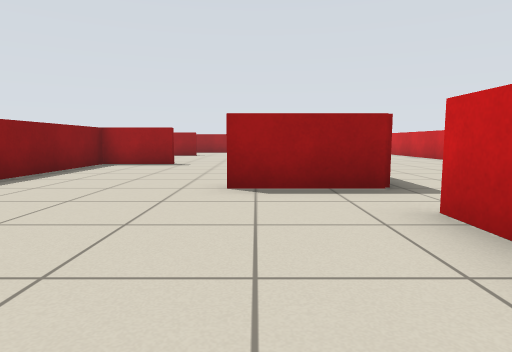
View 1 (above)

24 first-person views from a walk through a world built for the Player/Stage simulator. The camera is 0.64 m above the floor, tilts 6° down and sees 75° across. The lines on the ground mark 1 m squares. The floor is counted in squares, 1 m on a side. Each view is taken from the middle of a square. On the plan, view 1 faces up. The plan holds only what a view shows up to about 10 squares ahead; the rest is blank. Robots are left out.

View 2
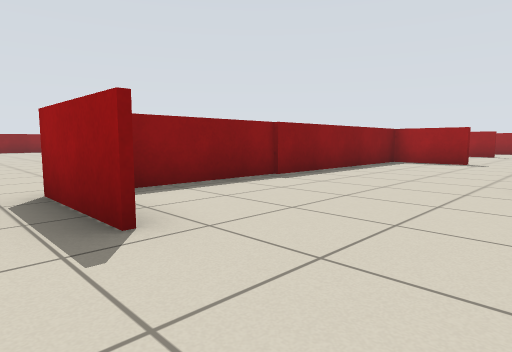

View 3
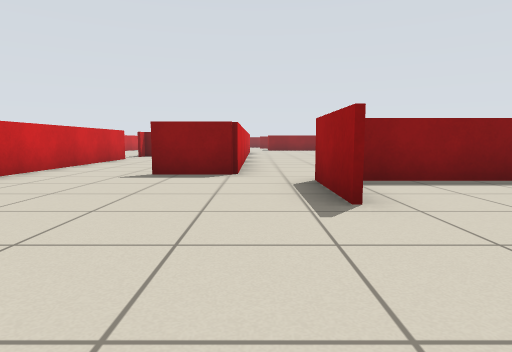

View 4
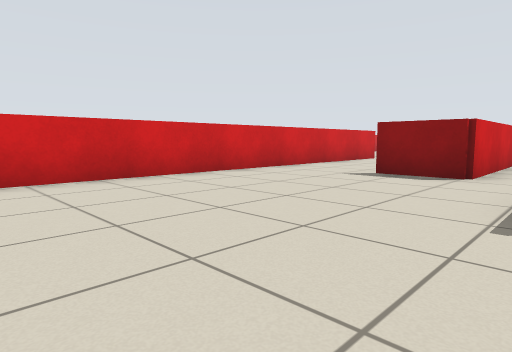

View 5
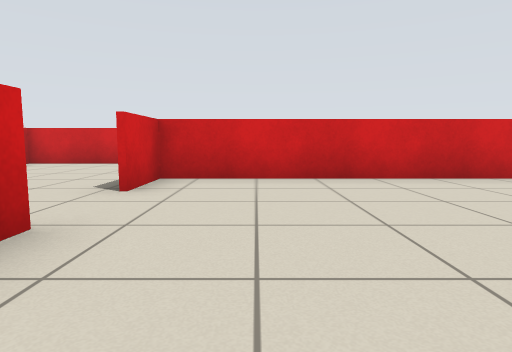

View 6
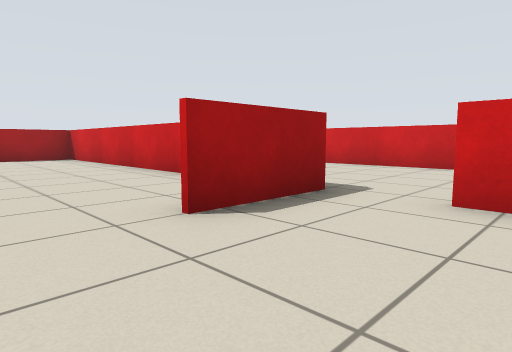

View 7
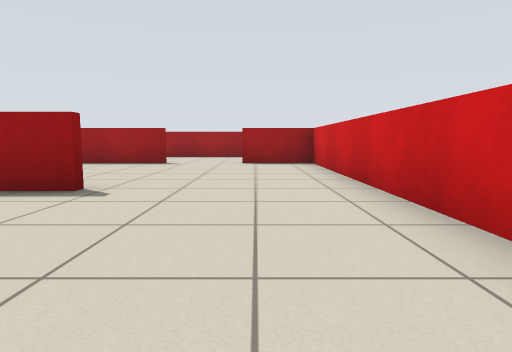

View 8
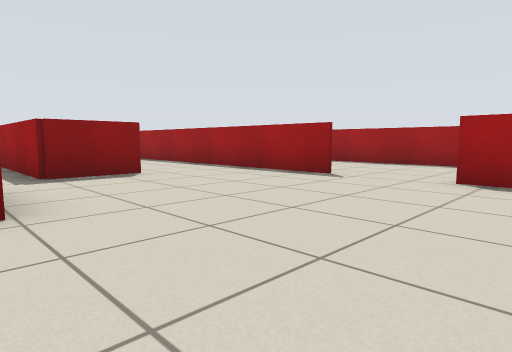

View 9
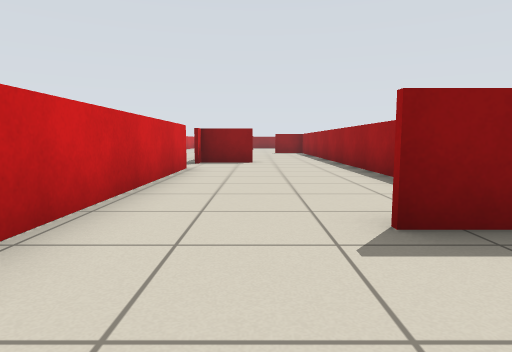

View 10
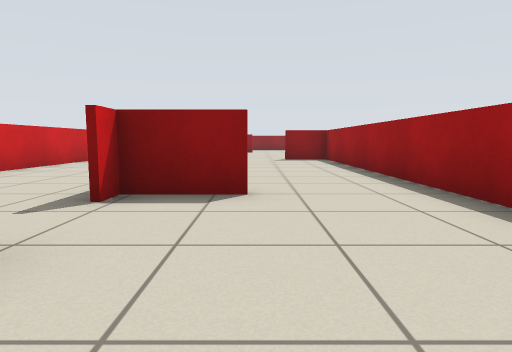

View 11
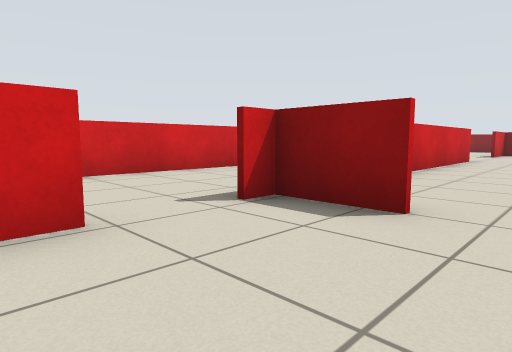

View 12
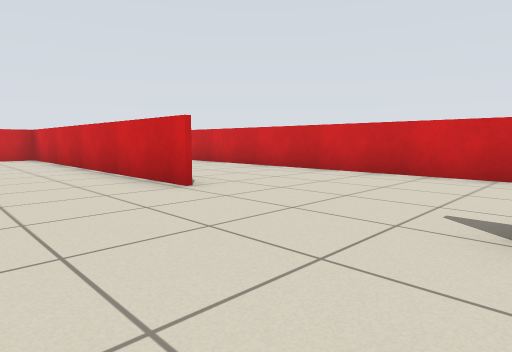

View 13
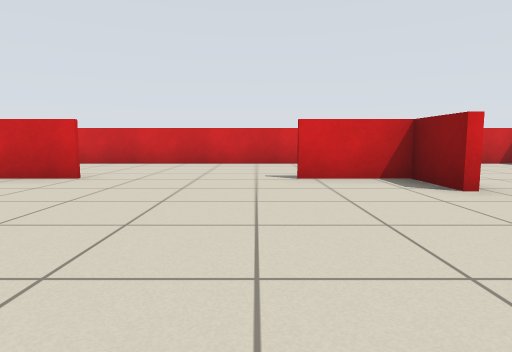

View 14
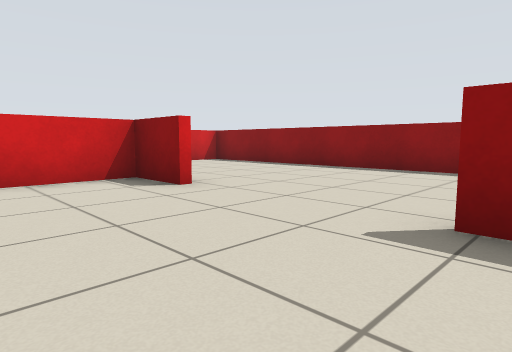

View 15
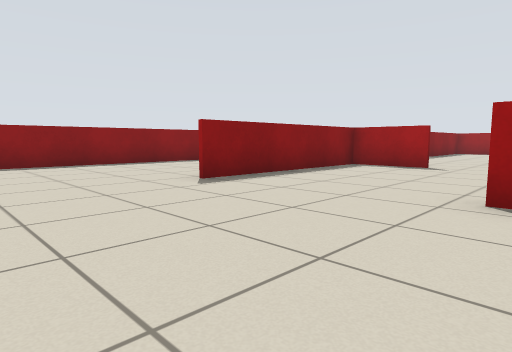

View 16
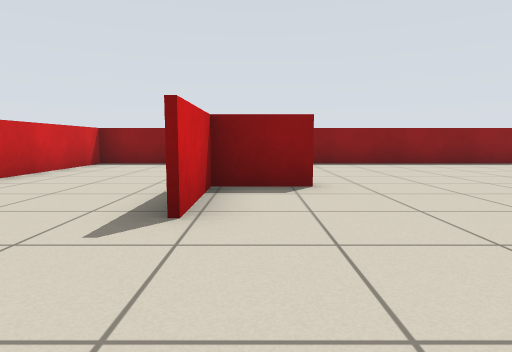

View 17
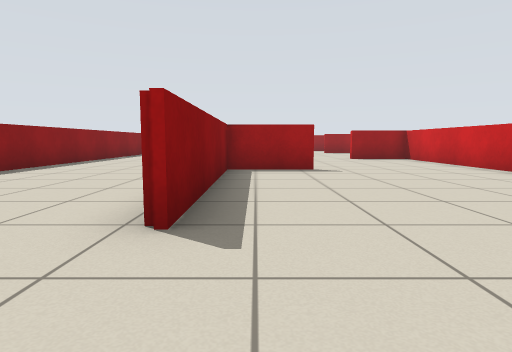

View 18
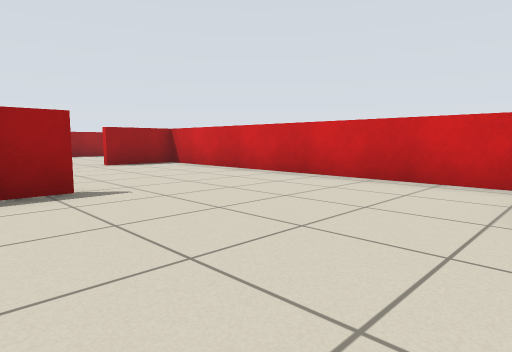

View 19
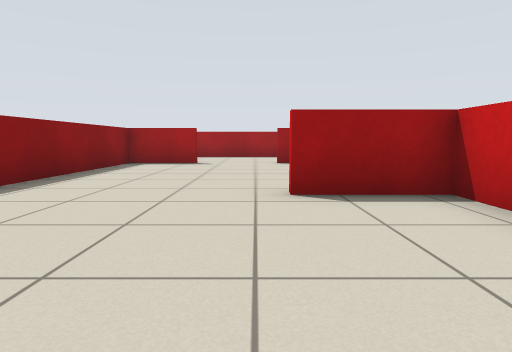

View 20
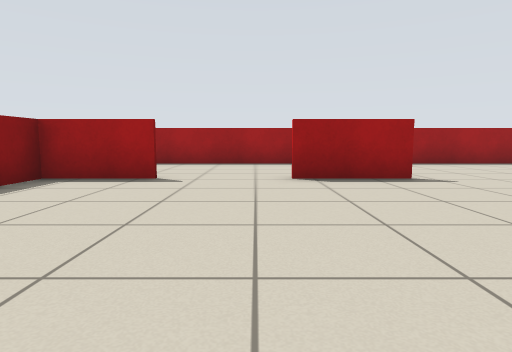

View 21
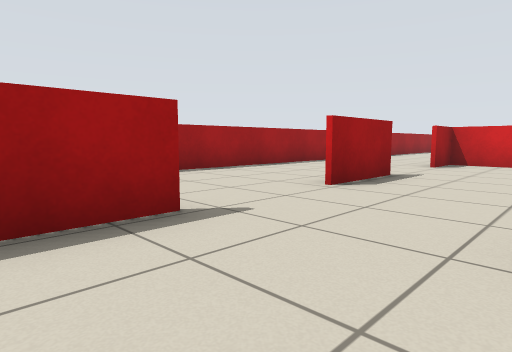

View 22
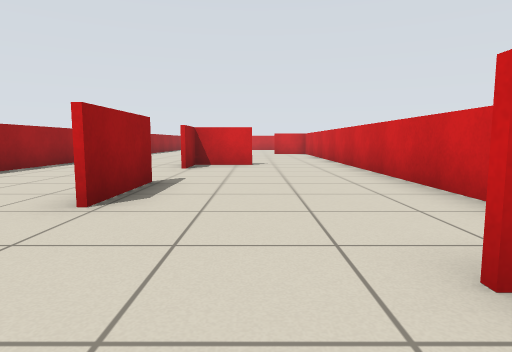

View 23
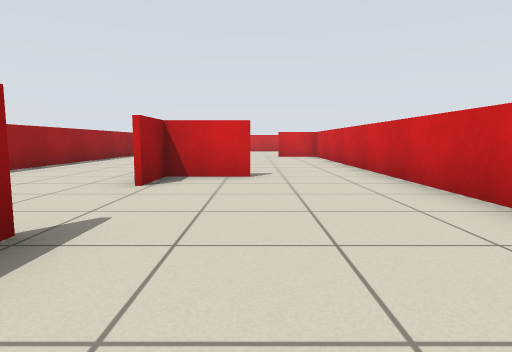

View 24
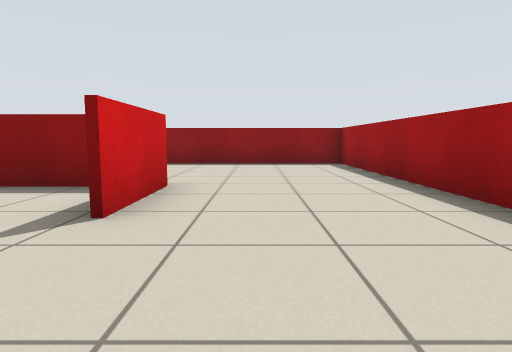

### Floor plan
Points are (right, up) in squares from view 1. A wall is a line through its corners. A room is listed if a view was taken in it or the views show most of it. See-through windows are left out.
Room 1 (views 1, 2, 3, 4, 5, 6, 7, 8, 9, 10, 11)
walls: (-2.2, 0) (-4.5, 0); (1.6, 2) (1.6, 3); (-5.4, -1.3) (-5.4, -3); (1.9, 4.4) (-0.5, 4.4); (1.6, 7) (1.6, 14.6) (-0.5, 14.6); (-2.2, 9.2) (-4.3, 9.2) (-4.3, 0.6); (-8.9, -1.6) (-13.6, -1.6); (-5.4, 12.1) (-5.4, 10.4); (-2.5, 14.6) (-4.4, 14.6); (-10.9, -5.6) (1.6, -5.6) (1.6, -4.1); (-13, -4) (-13, -5.6) (-12.4, -5.6)
ways out: opening at (-14, -3.5) to room 2; opening at (-11.5, -6) to room 2; opening at (-5, 13.5) to room 2; opening at (-1.5, 15) to room 2; opening at (2, -3.5) to room 2; gap at (2, 3) to room 2
Room 2 (views 12, 13, 14, 15, 16, 17, 18, 19, 20, 21, 22, 23, 24)
walls: (-13, 13) (-13, 14.6) (-14.4, 14.6); (-18.6, 10.6) (-9, 10.6); (-16.8, 14.6) (-18.9, 14.6); (-21.2, 14.6) (-23.4, 14.6); (-8.9, 18.4) (-19.6, 18.4); (-22.9, 18.4) (-32.4, 18.4) (-32.4, 13.4); (-25.6, 14.6) (-27.6, 14.6) (-27.6, 9.6); (-4.4, 14.6) (-7.6, 14.6); (-21.7, 0.6) (-21.7, 8.9) (-23.6, 8.9); (-25.6, 4.4) (-27.6, 4.4) (-27.6, -0.8); (-13.6, -1.6) (-19, -1.6); (-27.8, 14.7) (-25.6, 14.7); (-1.2, 18.4) (-3.9, 18.4); (-32.4, 7.1) (-32.4, 4); (-22, -5.6) (-14.4, -5.6); (-32.4, 2.2) (-32.4, -9.4) (-28.6, -9.4); (-27.6, -4.1) (-27.6, -5.6) (-25.6, -5.6); (6.4, 4.1) (6.4, 7.5); (-26.2, -9.4) (-12, -9.4); (3.9, -9.4) (6.5, -9.4)
ways out: opening at (-14, -3.5) to room 1; opening at (-11.5, -6) to room 1; opening at (-5, 13.5) to room 1; opening at (-1.5, 15) to room 1; opening at (2, -3.5) to room 1; gap at (2, 3) to room 1

Positions as (right, up) in squares from view 1, and headings:
1: (0, 0), facing up
2: (0, -1), facing up-left
3: (1, -1), facing left
4: (1, 0), facing down-left
5: (0, 0), facing down
6: (-2, 2), facing up-right
7: (0, 5), facing up
8: (1, 9), facing up-left
9: (-3, -4), facing left
10: (-9, -4), facing left
11: (-10, -3), facing down-left
12: (-26, -3), facing down-right
13: (-25, 0), facing down
14: (-25, 0), facing down-left
15: (-23, -4), facing up-left
16: (-23, -5), facing left
17: (-27, -3), facing up
18: (-27, 0), facing up-right
19: (-24, 5), facing up
20: (-24, 9), facing up
21: (-23, 12), facing up-right
22: (-22, 13), facing right
23: (-19, 13), facing right
24: (-23, 16), facing left
